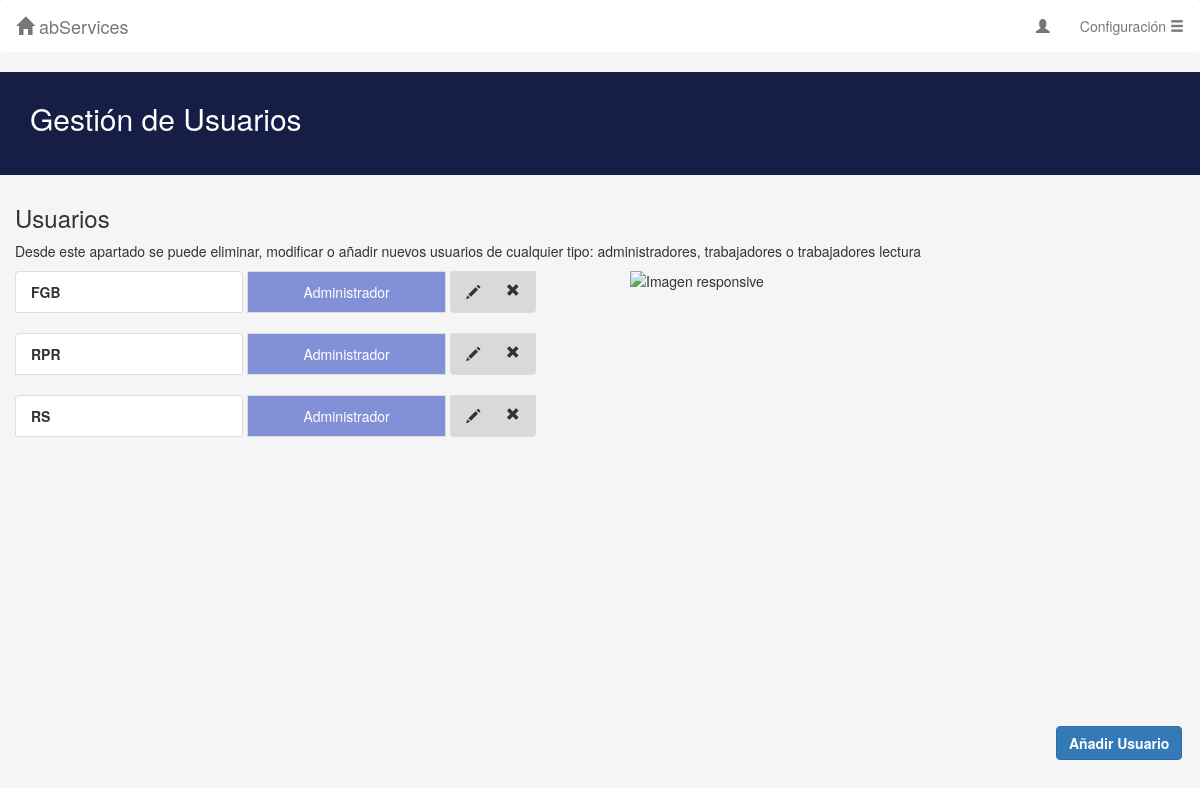
/gestionUsuarios.php, run on an earlier commit of the app's database.
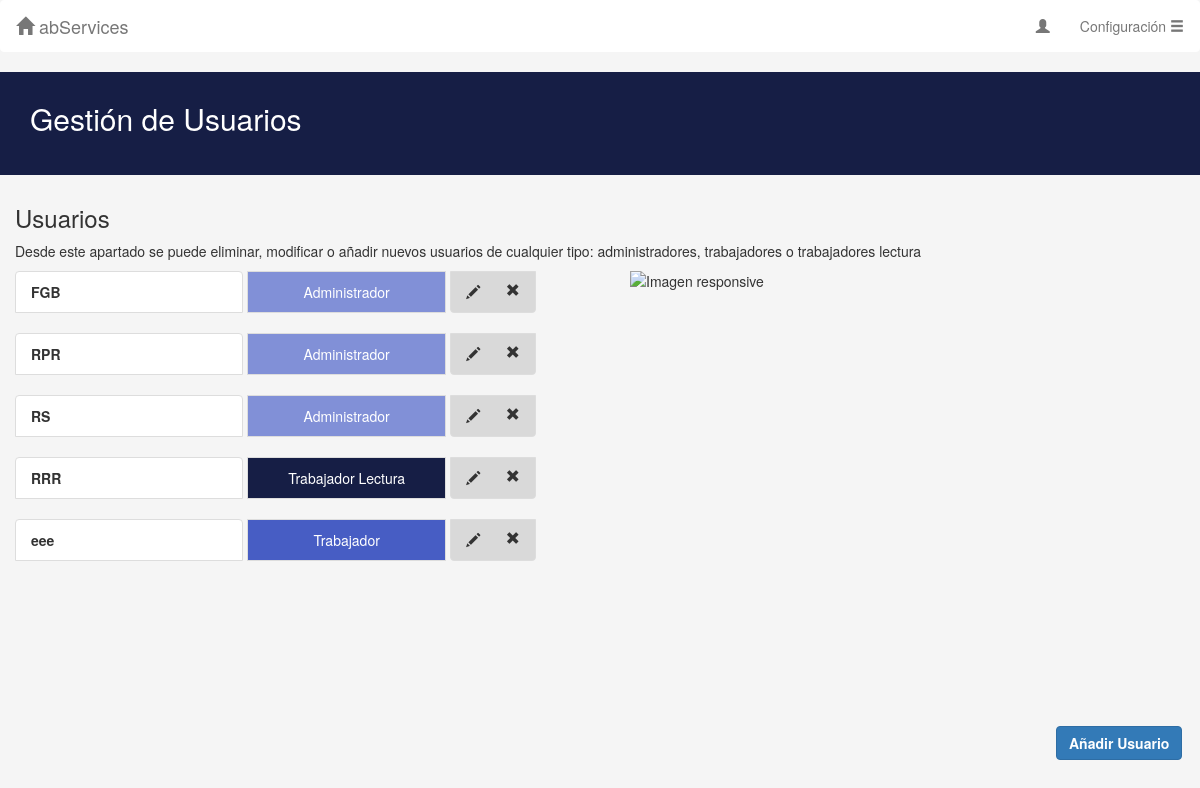
And on a later commit of the database.
### tables this page shows
CREATE TABLE `users` (
  `Usuario` varchar(10) NOT NULL,
  `Password` varchar(10) NOT NULL,
  `Tipo` int(11) NOT NULL,
  `abServices` tinyint(1) NOT NULL,
  `EUROICO` tinyint(1) NOT NULL
);

### includes/php/usuariosBD.php (called while the page is built, shortened)
<?php
require_once(__DIR__."/config.php");
function getUsers(){
	global $mysqli;
	$usuarios = null;
	$pst = $mysqli->prepare("SELECT * FROM users ;");
	$pst->execute();
	$result = $pst->get_result();
	while($row = $result->fetch_array(MYSQLI_ASSOC)){
		$usuarios[] = $row;
	}
	return $usuarios;
}
?>

### includes/php/usuarios.php (called while the page is built, shortened)
<?php
require_once __DIR__.'/config.php';
require_once __DIR__.'/usuariosBD.php';
function getUsuarios(){
	$users = getUsers();
	return $users;
}
?>

### gestionUsuarios.php (the view, shortened to what this page needs)
<!DOCTYPE html>
<html lang="en">
  <head>
    <link href="includes/css/bootstrap.min.css" rel="stylesheet" media="screen">
	<link rel="stylesheet" type="text/css" href="./includes/css/style.css">
  </head>
  <body>
		<nav class="navbar navbar-default" role="navigation" id="navSup">
			<div class="navbar-header" id="navSupHeader">
				<a class="navbar-brand" href="homeClientes.php"><span class="glyphicon glyphicon-home"></span> abServices</a>
			</div>
			<div class="collapse navbar-collapse navbar-ex1-collapse" id="navSupDerecha">
				<ul class="nav navbar-nav navbar-right">
					<li><a href="#"><span class="glyphicon glyphicon-user"></span>  <?php echo $_SESSION["usuario"] ?></a></li>
					<li class="dropdown">
						<a href="#" class="dropdown-toggle" data-toggle="dropdown"> Configuración <span class="glyphicon glyphicon-menu-hamburger"></span></a>
					</li>
				</ul>
			</div>
		</nav>
		<div class="jumbotron">
				<div class="container">
				<h2 id="cab2">Gestión de Usuarios</h2>
		</div>
		</div>
		<div class="container-fluid">
		<h3>Usuarios </h3>
		<p> Desde este apartado se puede eliminar, modificar o añadir nuevos usuarios de cualquier tipo: administradores, trabajadores o trabajadores lectura</p>
		<div class="row">
			<div class="col-md-6" >
				<?php
				require(__DIR__.'/includes/php/usuarios.php');
				$users = getUsuarios();
				foreach ((array)$users as $us){ ?>
				<ul class="list-group">
					<li class="list-group-item" id="nameU">
						 <b> <?php echo $us["Usuario"]?></b>
					</li>
					<?php
					if($us["Tipo"] == 3){ ?>
					<li class="list-group-item" id="tipoU1">
						<div id="tipoUs" class="text-center"> Administrador </div>
					</li>
					<?php } ?>
					<?php
					if($us["Tipo"] == 2){ ?>
					<li class="list-group-item" id="tipoU2">
						<div id="tipoUs" class="text-center"> Trabajador </div>
					</li>
					<?php } ?>
					<?php
					if($us["Tipo"] == 1){ ?>
					<li class="list-group-item" id="tipoU3">
						<div id="tipoUs" class="text-center"> Trabajador Lectura </div>
					</li>
					<?php } ?>
					<?php
					if($us["Usuario"] != $_SESSION["usuario"]){ ?>
					<li class="list-group-item" id="accionesU">
						<button class="glyphicon glyphicon-pencil" id="editUser" onclick="location.href='./modificarPermisos.php?userToEdit=<?php echo $us["Usuario"]?>';"></button>
						<button class="glyphicon glyphicon-remove" onclick="eliminarUs('<?php echo $us["Usuario"]?>')" data-toggle="modal" data-target="#myModal" id="deleteUser"></button>
					</li>
					<?php } ?>
				</ul>
				<?php } ?>
			</div>
			<div class="col-md-4" > <div class="container-fluid"> <img src="./includes/css/admin2.png" class="img-responsive"  alt="Imagen responsive"></div></div>
			<div class="col-md-1" id="vacio"><h3> <div class="container-fluid"> </div> </h3></div>
			<div class="col-md-1" id="vacio"> <div class="container-fluid"> <div class="pull-right"><button onClick="location.href='./nuevoTrabajador.php'" id="botonCrearC" class="btn btn-primary" ><strong>Añadir Usuario</strong></button> </div></div></div>
			</div>
		</div>
  </body>
</html>

What changed in the data, as far as the page shows it:
added users: Usuario "RRR", Tipo "Trabajador Lectura"
added users: Usuario "eee", Tipo "Trabajador"
